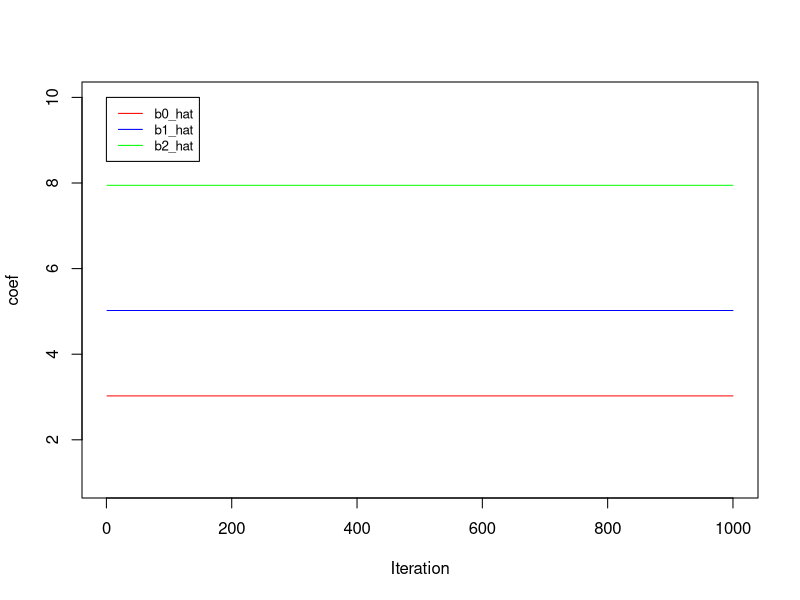
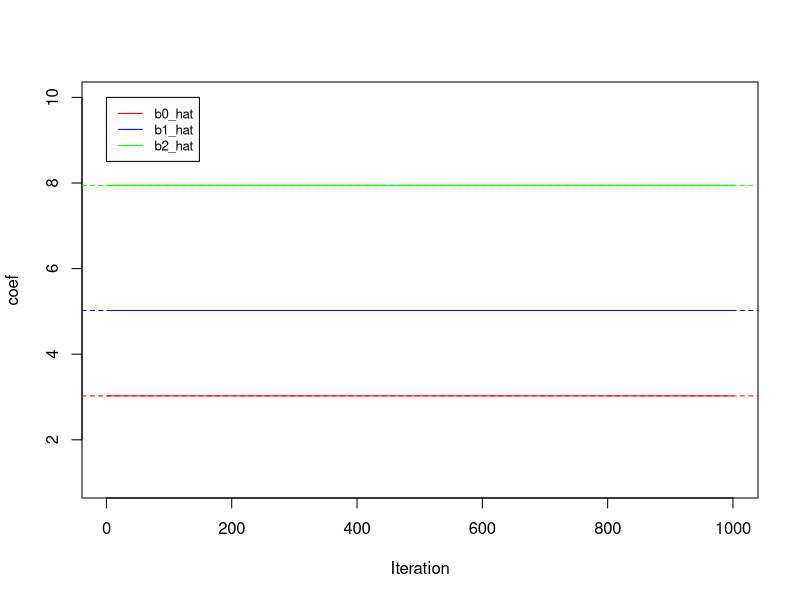

Here is the R script that generated these plots, in order:

set.seed(1)
x1 = rnorm(100)
x2 = rnorm(100)
err = rnorm(100)

b0 = 3
b1 = 5
b2 = 8
y = b0 + b1*x1 + b2*x2 + err 

b1_hat = 6
m = y-b1_hat*x1
b2_hat = lm(m~x2)$coef[2]
b2_hat

m=y-b2_hat*x2
b1_hat = lm(m~x1)$coef[2]
b1_hat

b1_hat = 6
b0_hat_lst = c()
b1_hat_lst = c()
b2_hat_lst = c()

for(i in 1:1000){
    m1 = y-b1_hat*x1
    model = lm(m1~x2)
    b2_hat = model$coef[2]
    
    m2 = y-b2_hat*x2
    model = lm(m2~x1)
    b1_hat = model$coef[2]
    
    b0_hat_lst[i]=model$coef[1]
    b1_hat_lst[i]=b1_hat
    b2_hat_lst[i]=b2_hat
}

plot(NULL,NULL,xlab="Iteration",ylab="coef",xlim=c(1,1000),ylim=c(1,10))
lines(b0_hat_lst,col="red")
lines(b1_hat_lst,col="blue")
lines(b2_hat_lst,col="green")
legend(0,10,legend=c("b0_hat","b1_hat","b2_hat"),col=c("red","blue","green"),lty=1, cex=0.8)

lm.model = lm(y~x1+x2)
summary(lm.model)

plot(NULL,NULL,xlab="Iteration",ylab="coef",xlim=c(1,1000),ylim=c(1,10))
lines(b0_hat_lst,col="red")
lines(b1_hat_lst,col="blue")
lines(b2_hat_lst,col="green")
abline(lm.model$coef[1],0,col="red",lty=2)
abline(lm.model$coef[2],0,col="blue",lty=2)
abline(lm.model$coef[3],0,col="green",lty=2)
legend(0,10,legend=c("b0_hat","b1_hat","b2_hat"),col=c("red","blue","green"),lty=1, cex=0.8)
